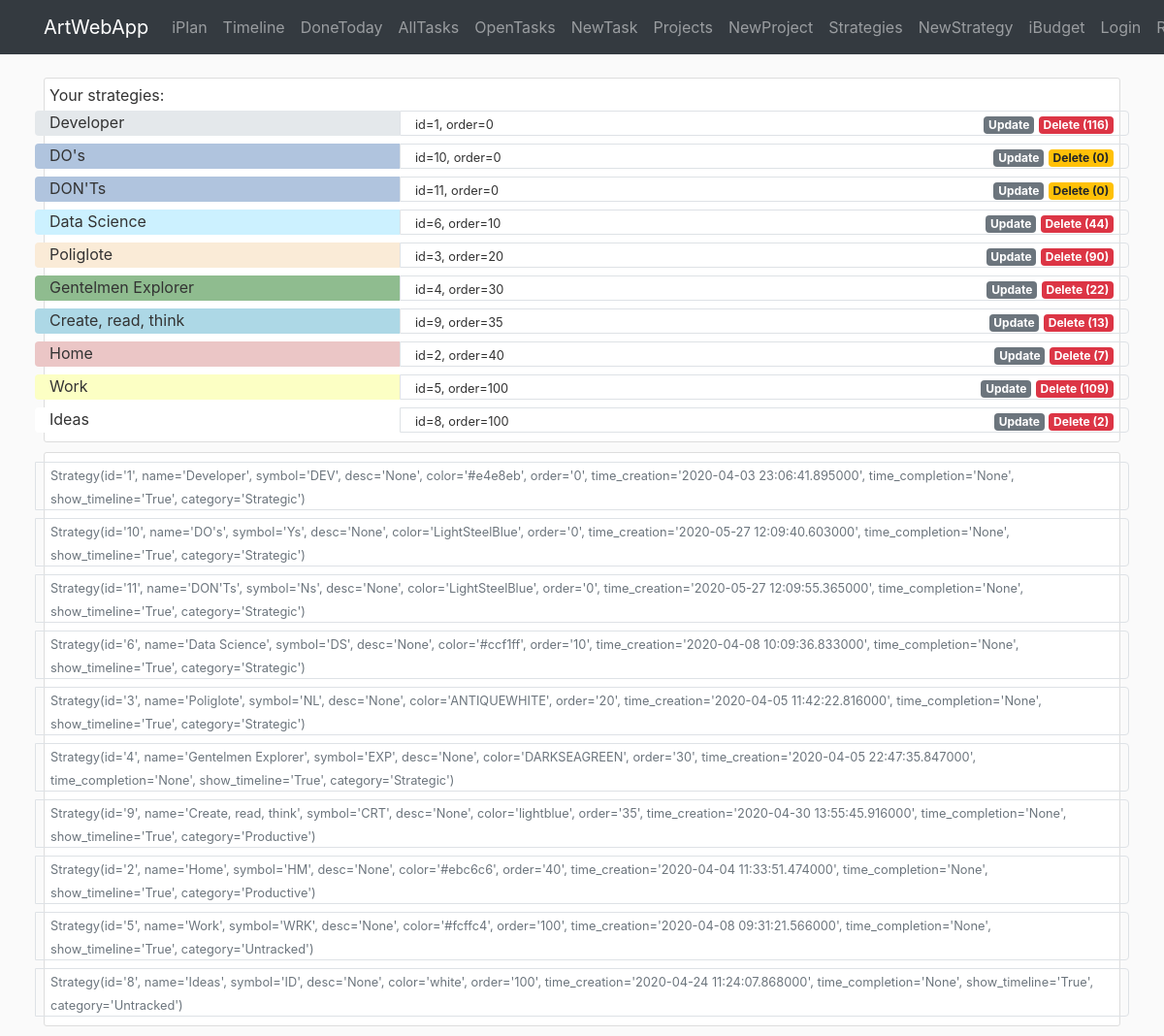
The page /iplan/strategy on the database its author committed.
### awa/iplan/models.py (models this page shows)
class Strategy(db.Model):
    id = db.Column(db.Integer, primary_key=True)
    name = db.Column(db.String(40), nullable=False)
    symbol = db.Column(db.String(3))
    desc = db.Column(db.Text)
    color = db.Column(db.String(7))
    order = db.Column(db.Integer)
    time_creation = db.Column(db.DateTime, default=datetime.now)
    time_completion = db.Column(db.DateTime)
    show_timeline = db.Column(db.Boolean, default=True, nullable=False)
    category = db.Column(db.String(20), nullable=True)
    br_task = db.relationship('Task', backref='strategy')  # todo: lazy=True - test that later
    def __repr__(self):
        return f"Strategy(id='{self.id}', name='{self.name}', symbol='{self.symbol}', desc='{self.desc}'," \
               f" color='{self.color}', order='{self.order}', time_creation='{self.time_creation}'," \
               f" time_completion='{self.time_completion}', show_timeline='{self.show_timeline}'," \
               f" category='{self.category}')"

### awa/iplan/routes.py (the view)
@iplan.route('/iplan/strategy', methods=['GET', 'POST'])
def strategy():
    strategies = Strategy.query.order_by(Strategy.order).all()
    count_tasks = {item.id: len(Task.query.filter_by(id_strategy=item.id).all()) for item in strategies}
    return render_template('iplan/strategy.html', strategies=strategies, legend='Create New Strategy',
                           count_tasks=count_tasks)

### awa/templates/iplan/strategy.html
{% extends "layout.html" %}
{% block content %}
<div class="container">
   <div class="content-section">
       Your strategies:
        {% for item in strategies %}
        <div class="row">
            <div class="col-4 rounded-left mt-1 mb-1" style="background-color:{{item.color}}">
                {{item.name}}
            </div>
            <div class="col border rounded-right mt-1 mb-1">
                <div class="row p-0">
                    <div class="col-auto">
                        <small>id={{item.id}}, order={{item.order}}</small>
                    </div>
                    <div class="col-auto ml-auto">
                        <a href="{{url_for('iplan.strategy_update', id_strategy=item.id)}}" class="badge badge-secondary">Update</a>
                        {% if count_tasks[item.id] != 0 %}
                            <a href="{{url_for('iplan.strategy_delete', id_strategy=item.id)}}" class="badge badge-danger">Delete ({{count_tasks[item.id]}})</a>
                        {% else %}
                            <a href="{{url_for('iplan.strategy_delete', id_strategy=item.id)}}" class="badge badge-warning">Delete ({{count_tasks[item.id]}})</a>
                        {% endif %}
                    </div>
                </div>
            </div>
        </div>
        {% endfor %}
    </div>
   <div class="content-section">
        {% for item in strategies %}
        <div class="row">
            <div class="col border rounded-right mt-1 mb-1">
                <div class="row p-0">
                    <div class="col-auto">
                        <small class="text-muted">{{item}}</small>
                    </div>
                </div>
            </div>
        </div>
        {% endfor %}
    </div>
</div>
{% endblock content %}

### awa/static/main.css (style rules this page uses)
body { background: #fafafa; color: #333333; margin-top: 5rem; }
.content-section { background: #ffffff; padding: 5px 5px; border: 1px solid #dddddd; border-radius: 3px; margin-bottom: 10px; }

### rows shown on the page
Strategy: name "Developer", id "1", order "0", count_tasks "116", id+name+symbol "Strategy(id='1', name='Developer', symbol='DEV', desc='None', color='#e4e8eb', order='0', time_creation='2020-04-03 23:06:41.895000', time_completion='None', show_timeline='True', category='Strategic')"
Strategy: name "DO's", id "10", order "0", id+name+symbol "Strategy(id='10', name='DO's', symbol='Ys', desc='None', color='LightSteelBlue', order='0', time_creation='2020-05-27 12:09:40.603000', time_completion='None', show_timeline='True', category='Strategic')"
Strategy: name "DON'Ts", id "11", order "0", id+name+symbol "Strategy(id='11', name='DON'Ts', symbol='Ns', desc='None', color='LightSteelBlue', order='0', time_creation='2020-05-27 12:09:55.365000', time_completion='None', show_timeline='True', category='Strategic')"
Strategy: name "Data Science", id "6", order "10", count_tasks "44", id+name+symbol "Strategy(id='6', name='Data Science', symbol='DS', desc='None', color='#ccf1ff', order='10', time_creation='2020-04-08 10:09:36.833000', time_completion='None', show_timeline='True', category='Strategic')"
Strategy: name "Poliglote", id "3", order "20", count_tasks "90", id+name+symbol "Strategy(id='3', name='Poliglote', symbol='NL', desc='None', color='ANTIQUEWHITE', order='20', time_creation='2020-04-05 11:42:22.816000', time_completion='None', show_timeline='True', category='Strategic')"
Strategy: name "Gentelmen Explorer", id "4", order "30", count_tasks "22", id+name+symbol "Strategy(id='4', name='Gentelmen Explorer', symbol='EXP', desc='None', color='DARKSEAGREEN', order='30', time_creation='2020-04-05 22:47:35.847000', time_completion='None', show_timeline='True', category='Strategic')"
Strategy: name "Create, read, think", id "9", order "35", count_tasks "13", id+name+symbol "Strategy(id='9', name='Create, read, think', symbol='CRT', desc='None', color='lightblue', order='35', time_creation='2020-04-30 13:55:45.916000', time_completion='None', show_timeline='True', category='Productive')"
Strategy: name "Home", id "2", order "40", count_tasks "7", id+name+symbol "Strategy(id='2', name='Home', symbol='HM', desc='None', color='#ebc6c6', order='40', time_creation='2020-04-04 11:33:51.474000', time_completion='None', show_timeline='True', category='Productive')"
Strategy: name "Work", id "5", order "100", count_tasks "109", id+name+symbol "Strategy(id='5', name='Work', symbol='WRK', desc='None', color='#fcffc4', order='100', time_creation='2020-04-08 09:31:21.566000', time_completion='None', show_timeline='True', category='Untracked')"
Strategy: name "Ideas", id "8", order "100", count_tasks "2", id+name+symbol "Strategy(id='8', name='Ideas', symbol='ID', desc='None', color='white', order='100', time_creation='2020-04-24 11:24:07.868000', time_completion='None', show_timeline='True', category='Untracked')"
